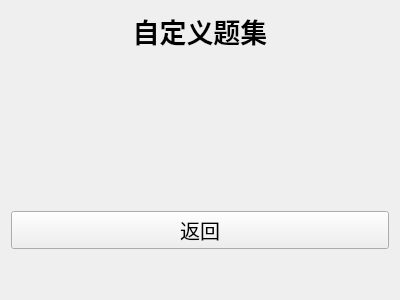
<?xml version="1.0" encoding="UTF-8"?>
<ui version="4.0">
 <class>CollectionPage</class>
 <widget class="QWidget" name="CollectionPage">
  <property name="geometry">
   <rect>
    <x>0</x>
    <y>0</y>
    <width>400</width>
    <height>300</height>
   </rect>
  </property>
  <property name="windowTitle">
   <string>Form</string>
  </property>
  <layout class="QGridLayout" name="gridLayout">
   <item row="0" column="0">
    <layout class="QVBoxLayout" name="verticalLayout" stretch="0,1,0,0">
     <item>
      <widget class="QLabel" name="label">
       <property name="font">
        <font>
         <pointsize>20</pointsize>
         <bold>true</bold>
        </font>
       </property>
       <property name="text">
        <string>自定义题集</string>
       </property>
       <property name="alignment">
        <set>Qt::AlignmentFlag::AlignHCenter|Qt::AlignmentFlag::AlignTop</set>
       </property>
      </widget>
     </item>
     <item>
      <spacer name="verticalSpacer">
       <property name="orientation">
        <enum>Qt::Orientation::Vertical</enum>
       </property>
       <property name="sizeHint" stdset="0">
        <size>
         <width>20</width>
         <height>40</height>
        </size>
       </property>
      </spacer>
     </item>
     <item>
      <widget class="QPushButton" name="btn_back">
       <property name="font">
        <font>
         <pointsize>15</pointsize>
        </font>
       </property>
       <property name="text">
        <string>返回</string>
       </property>
      </widget>
     </item>
     <item>
      <spacer name="verticalSpacer_2">
       <property name="orientation">
        <enum>Qt::Orientation::Vertical</enum>
       </property>
       <property name="sizeHint" stdset="0">
        <size>
         <width>20</width>
         <height>40</height>
        </size>
       </property>
      </spacer>
     </item>
    </layout>
   </item>
  </layout>
 </widget>
 <resources/>
 <connections/>
</ui>
